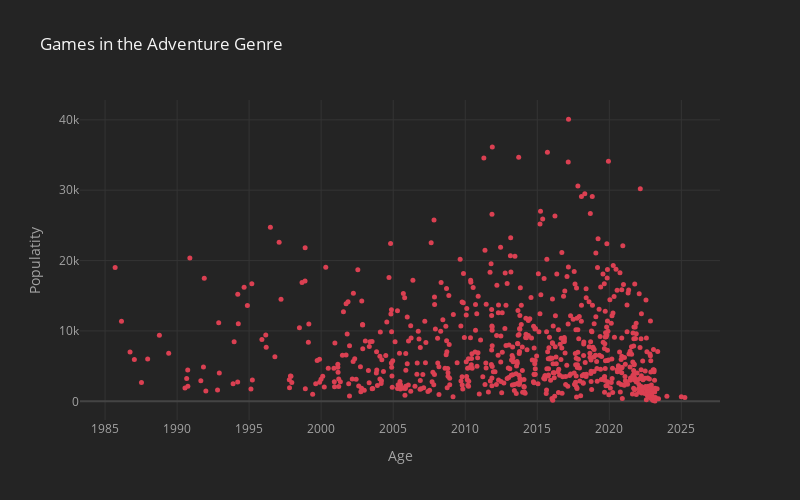
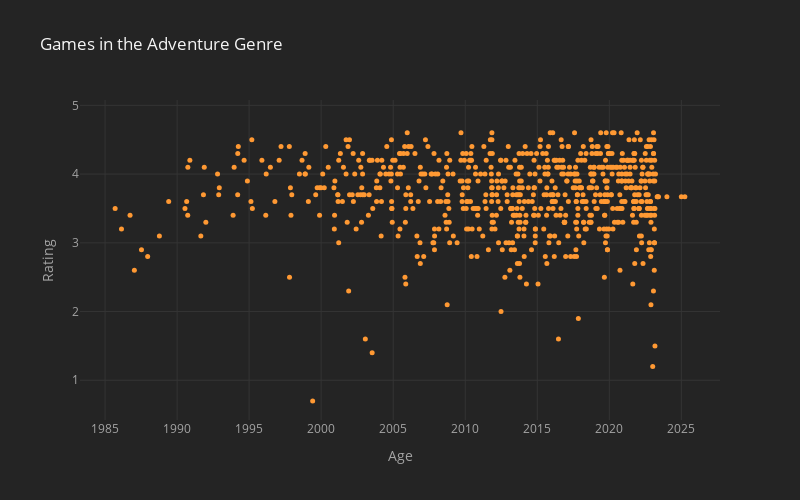

These figures' notebook cell, in order:
### Code cell
best_adventure_games.sort_values(by='Populatity').iplot(kind='line',x='Release_date',y='Populatity',xTitle='Age',yTitle='Populatity',color='red',title='Games in the Adventure Genre', mode='markers',size=5)
best_adventure_games.sort_values(by='Populatity').iplot(kind='line',x='Release_date',y='Rating',xTitle='Age',yTitle='Rating',title='Games in the Adventure Genre', mode='markers',size=5)

### Figure 1 — Plotly figure (JSON) as saved in the notebook; plotly's stock layout.template omitted (floating-point values rounded to 4 significant figures; data arrays with more than 128 entries replaced by an {"elided": "..."} marker saying what was removed)
{"data": [{"line": {"color": "rgba(219, 64, 82, 1.0)", "dash": "solid", "shape": "linear", "width": 1.3}, "marker": {"size": 5, "symbol": "circle"}, "mode": "markers", "name": "Populatity", "text": "", "type": "scatter", "x": {"elided": "713 str values"}, "y": {"elided": "713 int values"}}], "layout": {"height": 500, "legend": {"bgcolor": "#242424", "font": {"color": "#F4F4F4"}}, "paper_bgcolor": "#242424", "plot_bgcolor": "#242424", "title": {"font": {"color": "#F4F4F4"}, "text": "Games in the Adventure Genre"}, "width": 800, "xaxis": {"gridcolor": "#343434", "showgrid": true, "tickfont": {"color": "#A4A4A4"}, "title": {"font": {"color": "#A4A4A4"}, "text": "Age"}, "zerolinecolor": "#444444"}, "yaxis": {"gridcolor": "#343434", "showgrid": true, "tickfont": {"color": "#A4A4A4"}, "title": {"font": {"color": "#A4A4A4"}, "text": "Populatity"}, "zerolinecolor": "#444444"}}}

### Figure 2 — Plotly figure (JSON) as saved in the notebook; plotly's stock layout.template omitted (floating-point values rounded to 4 significant figures; data arrays with more than 128 entries replaced by an {"elided": "..."} marker saying what was removed)
{"data": [{"line": {"color": "rgba(255, 153, 51, 1.0)", "dash": "solid", "shape": "linear", "width": 1.3}, "marker": {"size": 5, "symbol": "circle"}, "mode": "markers", "name": "Rating", "text": "", "type": "scatter", "x": {"elided": "713 str values"}, "y": {"elided": "713 float values"}}], "layout": {"height": 500, "legend": {"bgcolor": "#242424", "font": {"color": "#F4F4F4"}}, "paper_bgcolor": "#242424", "plot_bgcolor": "#242424", "title": {"font": {"color": "#F4F4F4"}, "text": "Games in the Adventure Genre"}, "width": 800, "xaxis": {"gridcolor": "#343434", "showgrid": true, "tickfont": {"color": "#A4A4A4"}, "title": {"font": {"color": "#A4A4A4"}, "text": "Age"}, "zerolinecolor": "#444444"}, "yaxis": {"gridcolor": "#343434", "showgrid": true, "tickfont": {"color": "#A4A4A4"}, "title": {"font": {"color": "#A4A4A4"}, "text": "Rating"}, "zerolinecolor": "#444444"}}}
